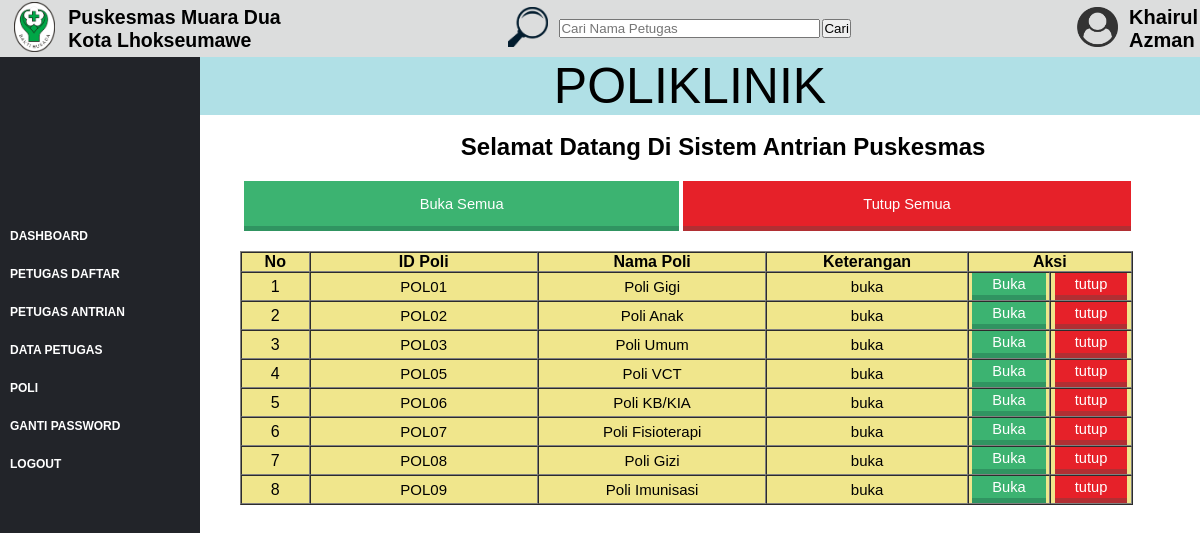
The app's page /petugas_inti/dasinti.php (signed in) with its own data.
### tables this page shows
CREATE TABLE `data_pet` (
  `id_petugas` varchar(20) NOT NULL,
  `nama` varchar(20) NOT NULL,
  `tpt_lahir` varchar(20) NOT NULL,
  `tgl_lahir` varchar(20) NOT NULL,
  `j_kel` varchar(20) NOT NULL,
  `alamat` varchar(20) NOT NULL,
  `no_hp` varchar(20) NOT NULL,
  `jabatan` varchar(20) NOT NULL,
  `tgl_input` varchar(20) NOT NULL,
  `id_penginput` varchar(20) NOT NULL
);

CREATE TABLE `poli` (
  `id_poli` varchar(10) NOT NULL,
  `nm_poli` varchar(20) NOT NULL,
  `ket` varchar(20) NOT NULL,
  `panggil` varchar(10) NOT NULL
);

### petugas_inti/dasinti.php (the view, shortened to what this page needs)
<!DOCTYPE html>
<html>
<head>
	<link rel="stylesheet" type="text/css" href="../dashboard.css">
</head>
<body>
    <?php
        if(empty($_SESSION["id_pet"])){
            echo "<script>location = '../index.php' </script>";
        }
        elseif($_SESSION["jabatan"]=='Petugas Inti'){
            $id_pet = $_SESSION["id_pet"];
    ?>
    <div>
        <div class="sidebar">
            <ul style="margin-top: 108%;">
                <li><a href="dasinti.php">DASHBOARD</a></li>
                <li><a href="../petugas_daftar/dasdaftar.php">PETUGAS DAFTAR</a></li>
                <li><a href="../petugas_panggil/daspanggil.php">PETUGAS ANTRIAN</a></li>
                <li><a href="../data_petugas/a_tampilpetugas.php">DATA PETUGAS</a></li>
                <li><a href="../poli/poli.php">POLI</a></li>
                <li><a href="gantipassword.php">GANTI PASSWORD</a></li>
                <li><a href="../logoutpetugas.php">LOGOUT</a></li>
            </ul>
        </div>
        <div class="isi">
            <table>
                <tr>
                    <td width="10px"></td>
                    <td><img src="../gambar/LOGO.png" style="height:50px"></td>
                    <td width="10px"></td>
                    <td width="450px"><h2>Puskesmas Muara Dua<br>
                    Kota Lhokseumawe</h2></td>
                    <td width="50px"><img src="../gambar/cari.png" style="height: 40px"></td>
                    <form action="cari.php" method="POST">
                        <td width="200px"><input type="text" name="cari" placeholder="Cari Nama Petugas" size="30"></td>
                        <td width="100px"><input type="submit" value="Cari"></td>
                    </form>
                    <td width="160px"></td>
                    <td width="50px"><img src="../gambar/user.png" style="height: 40px"></td>
                    <td><h3 style="font-size: 20px;">
                        <?php
                            $conn = mysqli_connect("localhost", "root", "", "projekweb");
                            $aata = mysqli_query($conn, "SELECT * FROM data_pet where id_petugas='$id_pet'");
                            $a = mysqli_fetch_array($aata);
                            echo $a['nama'];
                        ?>
                    </h3></td>
                </tr>
            </table>
            </div>
        <div class="dashboard">
            <p style="text-align: center; font-size: 50px; margin-left: 15%;">POLIKLINIK</p>
        </div>
        <div style="margin-left: 20%">
        <br>
        <h2 style="margin-left: 23%;">Selamat Datang Di Sistem Antrian Puskesmas</h2>
        <br>
            <table width="93%"><tr>
                <td>
                    <form method="POST" action="../poli/prosesupdate.php">
                    <td><input type="submit" name="tanda" value="Buka Semua" class="tombolijo" style="width: 100%; height: 50px"></td>
                </form>
                </td>
                <td>
                    <form method="POST" action="../poli/prosesupdate.php">
                    <td> <input type="submit" name="tanda" value="Tutup Semua" class="tombolmerah" style="width: 100%; height: 50px"></td>
                </form>
                </td>
            </tr></table>
            <br>
                <?php
                	$conn = mysqli_connect("localhost", "root", "", "projekweb");
                    $data = mysqli_query($conn, "SELECT * FROM poli");
                ?>
            	<table cellspacing="0" cellpadding="10" border="1%" bgcolor="#F0E68C" width="93%" >
        	        <tr>
        	                <th width="3%">No</th>
        	                <th width="10%">ID Poli</th>
        	                <th width="10%">Nama Poli</th>
        	                <th width="8%">Keterangan</th>
                            <th colspan="2" width="1%">Aksi</th>
                    </tr>
        	             <?php $i=1; ?>
                    <?php while ($a = mysqli_fetch_array($data)) { ?>
                        <tr>
                           <td align="center"><?= $i ?></td>
                            <td style="font-size: 15px; text-align: center;"><?= $a['id_poli'] ?></td>
                            <td style="font-size: 15px; text-align: center;"><?= $a['nm_poli'] ?></td>
                            <td style="font-size: 15px; text-align: center;"><?= $a['ket'] ?></td>
                            <form method="POST" action="../poli/prosesupdate.php">
                                <td><center><input type="submit" name="buka" value="Buka" class="tombolijo"></center></td>
                            </form>
                            <form method="POST" action="../poli/prosesupdate.php">
                                <td><center><input type="submit" name="tutup" value="tutup" class="tombolmerah"></center></td>
                            </form>
                        </tr>
                    <?php $i++; ?>
                    <?php } ?>
                </table>
            </div>
        </div>
    <?php
        }else{
            echo "<script>location = '../index.php' </script>";
        }
    ?>
</body>
</html>

### dashboard.css (style rules this page uses)
* { margin: 0px; padding: 0px; font-family: sans-serif; }
.sidebar { position: fixed; width: 200px; height: 100%; background: #222429; }
.sidebar ul { margin-top: 65%; }
.sidebar ul li { color: blue; list-style: none; padding: 10px 10px; }
.sidebar ul li a { text-decoration: none; color : white; font-weight: bolder; font-size: 12px; }
.isi { background: #DCDDDD; width: 100%; height: 50%; position: relative; font-size: 13px; }
.dashboard { background : #B0E0E6; font-size: 30px; font-family: sans-serif; text-align: center; position: static; }
.tombolijo { background:#3CB371; color:white; border-top:0; border-left:0; border-right:0; border-bottom:5px solid #309461; padding:3px 20px; text-decoration:none; font-family:sans-serif; font-size:11pt; }
.tombolmerah { background:#E62129; color:white; border-top:0; border-left:0; border-right:0; border-bottom:5px solid #B12F33; padding:3px 20px; text-decoration:none; font-family:sans-serif; font-size:11pt; }

### records on screen
data_pet: nama "Khairul Azman"
poli: id_poli "POL01", nm_poli "Poli Gigi", ket "buka"
poli: id_poli "POL02", nm_poli "Poli Anak", ket "buka"
poli: id_poli "POL03", nm_poli "Poli Umum", ket "buka"
poli: id_poli "POL05", nm_poli "Poli VCT", ket "buka"
poli: id_poli "POL06", nm_poli "Poli KB/KIA", ket "buka"
poli: id_poli "POL07", nm_poli "Poli Fisioterapi", ket "buka"
poli: id_poli "POL08", nm_poli "Poli Gizi", ket "buka"
poli: id_poli "POL09", nm_poli "Poli Imunisasi", ket "buka"
